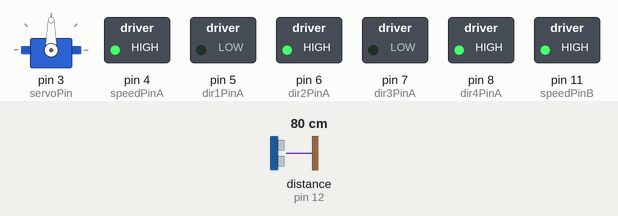
Recording of a sketch running on a simulated Arduino Uno, built with avr-gcc and run on an emulated ATmega328P. Parts: servo, switched loads named in the sketch (green lamp = pin HIGH). Wiring (inferred from the names in the program): ultrasonic range finder: trigger pin 13; echo pin 12. The test bench sets the inputs (shaded band); at power-on: distance to the obstacle (sensor on pin 12) 80 cm. The echo pulse lasts 58.3 µs per cm; pins used as bus, display or sensor lines are not drawn.

Above: at 1.2 s.
1.3 s: distance to the obstacle (sensor on pin 12) set to 34 cm
2.8 s: distance to the obstacle (sensor on pin 12) set to 28 cm
At 3.6 s:
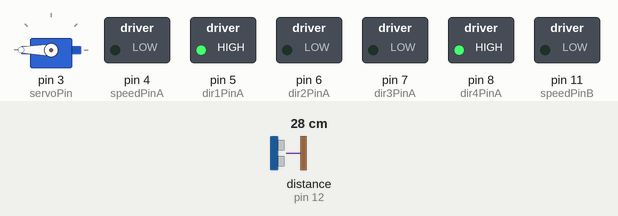
5.8 s: distance to the obstacle (sensor on pin 12) set to 2 cm
At 6.06 s:
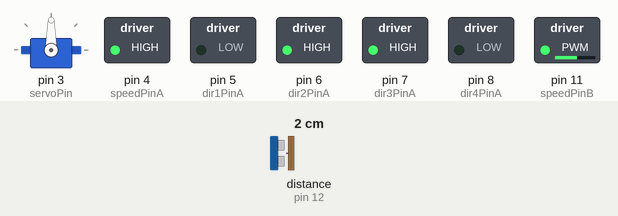
At 8.9 s:
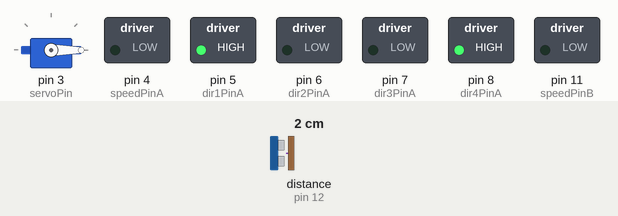
Timing chart, 0 to 16.7 s (numbered marks = the images above; inputs shaded):
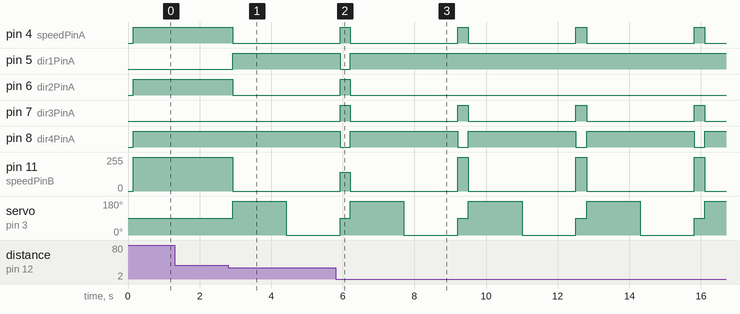

The sketch:

Task-5-solution.ino
```cpp
//Ultrasonic Setup
#define trigPin 13
#define echoPin 12

//Servo Setup
#include <Servo.h>
int servoPin = 3;// Declare the Servo pin
Servo Servo1;// Create a servo object

// Motor 1
int dir1PinA = 5;
int dir2PinA = 6;
int speedPinA = 4;

// Motor 2
int dir3PinA = 7;
int dir4PinA = 8;
int speedPinB = 11;

void setup() {
  Serial.begin (9600);
  Servo1.attach(servoPin);

  //Ultrasonic
  pinMode(trigPin, OUTPUT);
  pinMode(echoPin, INPUT);

  //Motor Pins
  pinMode(dir1PinA,OUTPUT);
  pinMode(dir2PinA,OUTPUT);
  pinMode(dir3PinA,OUTPUT);
  pinMode(dir4PinA, OUTPUT);
  pinMode(speedPinA,OUTPUT);
  pinMode(speedPinB,OUTPUT);

}

long measure(){
  //Measure Distance with Ultrasonic
  long distance, duration;
  digitalWrite(trigPin, LOW);  // Added this line
  delayMicroseconds(2);        // 2usec delay between pulses
  digitalWrite(trigPin, HIGH);
  delayMicroseconds(10);       // Trig pin High for 10usec
  digitalWrite(trigPin, LOW);
  duration = pulseIn(echoPin, HIGH); //Gives the duration of HIGH state a echoPin
  distance = (duration/2) / 29.1;
  return distance;
}

void forward(int fspeed)
{
  //int rspeed = fspeed*1.4371;
  analogWrite(speedPinA, fspeed);
  analogWrite(speedPinB, 255);
  digitalWrite(dir1PinA, LOW);
  digitalWrite(dir3PinA, LOW);
  digitalWrite(dir2PinA, HIGH);
  digitalWrite(dir4PinA, HIGH);
}
void backward(int bspeed)
{
  analogWrite(speedPinA, bspeed);
  digitalWrite(dir1PinA, HIGH);
  digitalWrite(dir2PinA, LOW);
  analogWrite(speedPinB, 255);
  digitalWrite(dir3PinA, HIGH);
  digitalWrite(dir4PinA, LOW);
}
void leftmove(int lspeed)
{
  analogWrite(speedPinA, lspeed);
  digitalWrite(dir1PinA, LOW);
  digitalWrite(dir2PinA, HIGH);
  analogWrite(speedPinB, lspeed);
  digitalWrite(dir3PinA, HIGH);
  digitalWrite(dir4PinA, LOW);
}
void rightmove(int rspeed)
{
  analogWrite(speedPinA, rspeed);
  digitalWrite(dir1PinA, HIGH);
  digitalWrite(dir2PinA, LOW);
  analogWrite(speedPinB, rspeed);
  digitalWrite(dir3PinA, LOW);
  digitalWrite(dir4PinA, HIGH);
}
void stopall()
{
  analogWrite(speedPinA, 0);
  digitalWrite(dir1PinA, HIGH);
  digitalWrite(dir2PinA, LOW);
  analogWrite(speedPinB, 0);
  digitalWrite(dir3PinA, LOW);
  digitalWrite(dir4PinA, HIGH);
}

void loop() {

  long fdistance, ldistance, rdistance;
  boolean deadend = false;
  Servo1.write(90);
  delay(150);
  forward(128);
  fdistance = measure();
  if (fdistance < 30){
    do {
      stopall();
      Servo1.write(180);//left
      delay(1500);
      ldistance = measure();

      Servo1.write(0);//right
      delay(1500);
      rdistance = measure();
      Servo1.write(90);

      //check which is larger
      if (ldistance > rdistance && ldistance > 15){
        leftmove(140);
        delay(130);
        deadend = false;
      }
      else if (rdistance > ldistance && rdistance > 15){
        rightmove(140);
        delay(130);
        deadend = false;
      }
      else {
        backward(128);
        delay(300);

        deadend = true;
      }
    }while (deadend == true);
  }
}
```

Measured:
- the behaviour switches between 31 and 30 cm on distance to the obstacle (sensor on pin 12) (found by bisection; images 0 and 1)
- after the input at 1.3 s, every drawn part: stays the same
- after the input at 2.8 s, pin 4 (speedPinA), pin 6 (dir2PinA): HIGH → LOW after 0.12 s; pin 5 (dir1PinA): LOW → HIGH after 0.12 s; pin 11 (speedPinB): 255/255 → 0/255 after 0.12 s; servo on pin 3 (servoPin): 90° → 180° after 0.12 s, → 0° 1.5 s later
- after the input at 5.8 s, pin 5 (dir1PinA): HIGH → LOW after 0.12 s, → HIGH 0.28 s later; pin 6 (dir2PinA): LOW → HIGH after 0.12 s, → LOW 0.28 s later
- by itself, pin 7 (dir3PinA): alternates HIGH for 0.30 s and LOW for 3.0 s
- by itself, pin 8 (dir4PinA): alternates HIGH for 3.0 s and LOW for 0.30 s
